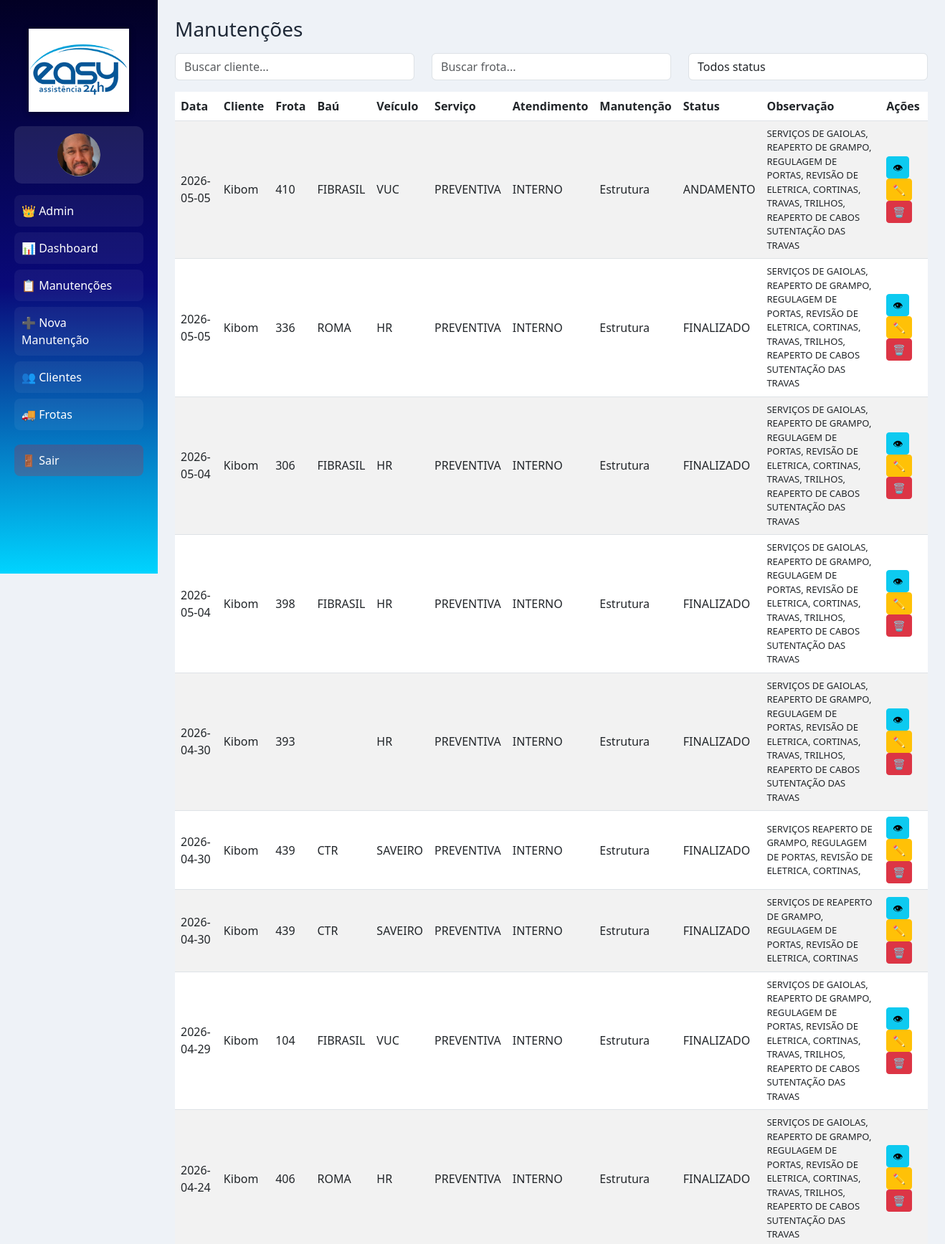
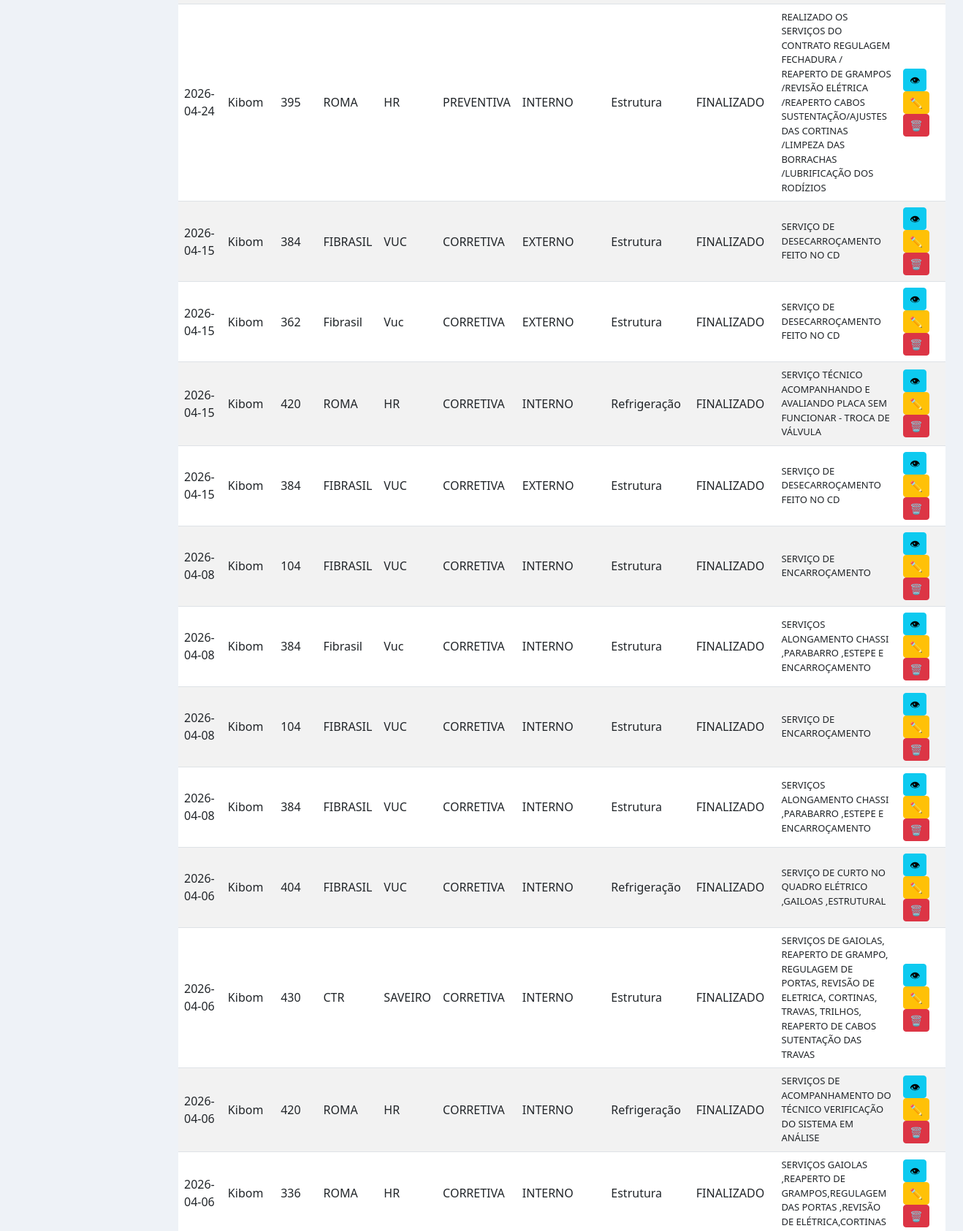
/manutencoes/lista (signed in, upper part), run on the app's committed database (2 pictures, top to bottom).
### models/manutencao.py (models this page shows)
class Manutencao(db.Model):
    __tablename__ = "manutencoes"
    id = db.Column(db.Integer, primary_key=True, autoincrement=True)
    data = db.Column(db.Date)
    numero_frota = db.Column(db.String)
    bau = db.Column(db.String)
    tipo_veiculo = db.Column(db.String)
    tipo_servico = db.Column(db.String)
    tipo_atendimento = db.Column(db.String)
    tipo_manutencao = db.Column(db.String)
    status = db.Column(db.String)
    observacao = db.Column(db.String)
    cliente = db.Column(db.String)
    os = db.Column(db.String(50))

### routes/manutencoes.py (the view)
@manutencao_bp.route("/lista")
def lista():
    if not session.get("user_id"):
        return redirect("/login")
    registros = Manutencao.query.order_by(
        Manutencao.data.desc().nullslast()
    ).all()
    return render_template(
        "manutencoes/lista.html",
        registros=registros
    )

### templates/manutencoes/lista.html (shortened to what this page needs)
{% extends "base.html" %}
{% block content %}
<h3 class="mb-3">Manutenções</h3>
<div class="row mb-3">
  <div class="col-md-4">
    <input type="text" id="filtroCliente" class="form-control" placeholder="Buscar cliente...">
  </div>
  <div class="col-md-4">
    <input type="text" id="filtroFrota" class="form-control" placeholder="Buscar frota...">
  </div>
  <div class="col-md-4">
    <select id="filtroStatus" class="form-control">
      <option value="">Todos status</option>
    </select>
  </div>
</div>
<table class="table table-striped table-hover" id="tabelaManutencoes">
  <thead>
    <tr>
      <th>Data</th>
      <th>Cliente</th>
      <th>Frota</th>
      <th>Baú</th>
      <th>Veículo</th>
      <th>Serviço</th>
      <th>Atendimento</th>
      <th>Manutenção</th>
      <th>Status</th>
      <th>Observação</th>
      <th>Ações</th>
    </tr>
  </thead>
  <tbody>
    {% for m in registros %}
    <tr>
      <td>{{ m.data }}</td>
      <td>{{ m.cliente }}</td>
      <td>{{ m.numero_frota }}</td>
      <td>{{ m.bau }}</td>
      <td>{{ m.tipo_veiculo }}</td>
      <td>{{ m.tipo_servico }}</td>
      <td>{{ m.tipo_atendimento }}</td>
      <td>{{ m.tipo_manutencao }}</td>
      <td>{{ m.status }}</td>
      <td style="max-width:250px;">
        {{ m.observacao }}
      </td>
      <td>
        <button
          class="btn btn-info btn-sm"
          onclick="abrirModal(
            '{{ m.cliente }}',
            '{{ m.numero_frota }}',
            '{{ m.tipo_servico }}',
            '{{ m.status }}',
            `{{ m.observacao }}`
          )">
          👁
        </button>
        <a href="/manutencoes/editar/{{ m.id }}" class="btn btn-warning btn-sm">
          ✏️
        </a>
        <a href="/manutencoes/excluir/{{ m.id }}" class="btn btn-danger btn-sm">
          🗑️
        </a>
      </td>
    </tr>
    {% endfor %}
  </tbody>
</table>
{% endblock %}

### static/css/style.css (style rules this page uses)
:root { --gradient-start: #020024; --gradient-mid: #090979; --gradient-end: #00d4ff; --primary: #1e3a8a; --secondary: #3b82f6; --bg: #eef2f7; --card: #ffffff; --text: #1f2937; --muted: #6b7280; --border: #d1d5db; }
body { background: var(--bg); font-family: 'Segoe UI', sans-serif; color: var(--text); }
td { vertical-align: middle; }
td:nth-child(10) { max-width: 300px; white-space: normal; font-size: 13px; }
:root { --xodo-azul: #5AA0C8; --xodo-roxo: #5A3D9A; --xodo-azul-forte: #2F80ED; }

### data on the page
Manutencao: data "2026-05-05", cliente "Kibom", numero_frota "410", bau "FIBRASIL", tipo_veiculo "VUC", tipo_servico "PREVENTIVA", tipo_atendimento "INTERNO", tipo_manutencao "Estrutura", status "ANDAMENTO", observacao "SERVIÇOS DE GAIOLAS, REAPERTO DE GRAMPO, REGULAGEM DE PORTAS, REVISÃO DE ELETRICA, CORTINAS, TRAVAS, TRILHOS, REAPERTO DE CABOS SUTENTAÇÃO DAS TRAVAS"
Manutencao: data "2026-05-05", cliente "Kibom", numero_frota "336", bau "ROMA", tipo_veiculo "HR", tipo_servico "PREVENTIVA", tipo_atendimento "INTERNO", tipo_manutencao "Estrutura", status "FINALIZADO", observacao "SERVIÇOS DE GAIOLAS, REAPERTO DE GRAMPO, REGULAGEM DE PORTAS, REVISÃO DE ELETRICA, CORTINAS, TRAVAS, TRILHOS, REAPERTO DE CABOS SUTENTAÇÃO DAS TRAVAS"
Manutencao: data "2026-05-04", cliente "Kibom", numero_frota "306", bau "FIBRASIL", tipo_veiculo "HR", tipo_servico "PREVENTIVA", tipo_atendimento "INTERNO", tipo_manutencao "Estrutura", status "FINALIZADO", observacao "SERVIÇOS DE GAIOLAS, REAPERTO DE GRAMPO, REGULAGEM DE PORTAS, REVISÃO DE ELETRICA, CORTINAS, TRAVAS, TRILHOS, REAPERTO DE CABOS SUTENTAÇÃO DAS TRAVAS"
Manutencao: data "2026-05-04", cliente "Kibom", numero_frota "398", bau "FIBRASIL", tipo_veiculo "HR", tipo_servico "PREVENTIVA", tipo_atendimento "INTERNO", tipo_manutencao "Estrutura", status "FINALIZADO", observacao "SERVIÇOS DE GAIOLAS, REAPERTO DE GRAMPO, REGULAGEM DE PORTAS, REVISÃO DE ELETRICA, CORTINAS, TRAVAS, TRILHOS, REAPERTO DE CABOS SUTENTAÇÃO DAS TRAVAS"
Manutencao: data "2026-04-30", cliente "Kibom", numero_frota "393", tipo_veiculo "HR", tipo_servico "PREVENTIVA", tipo_atendimento "INTERNO", tipo_manutencao "Estrutura", status "FINALIZADO", observacao "SERVIÇOS DE GAIOLAS, REAPERTO DE GRAMPO, REGULAGEM DE PORTAS, REVISÃO DE ELETRICA, CORTINAS, TRAVAS, TRILHOS, REAPERTO DE CABOS SUTENTAÇÃO DAS TRAVAS"
Manutencao: data "2026-04-30", cliente "Kibom", numero_frota "439", bau "CTR", tipo_veiculo "SAVEIRO", tipo_servico "PREVENTIVA", tipo_atendimento "INTERNO", tipo_manutencao "Estrutura", status "FINALIZADO", observacao "SERVIÇOS REAPERTO DE GRAMPO, REGULAGEM DE PORTAS, REVISÃO DE ELETRICA, CORTINAS,"
Manutencao: data "2026-04-30", cliente "Kibom", numero_frota "439", bau "CTR", tipo_veiculo "SAVEIRO", tipo_servico "PREVENTIVA", tipo_atendimento "INTERNO", tipo_manutencao "Estrutura", status "FINALIZADO", observacao "SERVIÇOS DE REAPERTO DE GRAMPO, REGULAGEM DE PORTAS, REVISÃO DE ELETRICA, CORTINAS"
Manutencao: data "2026-04-29", cliente "Kibom", numero_frota "104", bau "FIBRASIL", tipo_veiculo "VUC", tipo_servico "PREVENTIVA", tipo_atendimento "INTERNO", tipo_manutencao "Estrutura", status "FINALIZADO", observacao "SERVIÇOS DE GAIOLAS, REAPERTO DE GRAMPO, REGULAGEM DE PORTAS, REVISÃO DE ELETRICA, CORTINAS, TRAVAS, TRILHOS, REAPERTO DE CABOS SUTENTAÇÃO DAS TRAVAS"
Manutencao: data "2026-04-24", cliente "Kibom", numero_frota "406", bau "ROMA", tipo_veiculo "HR", tipo_servico "PREVENTIVA", tipo_atendimento "INTERNO", tipo_manutencao "Estrutura", status "FINALIZADO", observacao "SERVIÇOS DE GAIOLAS, REAPERTO DE GRAMPO, REGULAGEM DE PORTAS, REVISÃO DE ELETRICA, CORTINAS, TRAVAS, TRILHOS, REAPERTO DE CABOS SUTENTAÇÃO DAS TRAVAS"
Manutencao: data "2026-04-24", cliente "Kibom", numero_frota "395", bau "ROMA", tipo_veiculo "HR", tipo_servico "PREVENTIVA", tipo_atendimento "INTERNO", tipo_manutencao "Estrutura", status "FINALIZADO", observacao "REALIZADO OS SERVIÇOS DO CONTRATO REGULAGEM FECHADURA / REAPERTO DE GRAMPOS /REVISÃO ELÉTRICA /REAPERTO CABOS SUSTENTAÇÃO/AJUSTES DAS CORTINAS /LIMPEZA DAS BORRACHAS /LUBRIFICAÇÃO DOS RODÍZIOS"
Manutencao: data "2026-04-15", cliente "Kibom", numero_frota "384", bau "FIBRASIL", tipo_veiculo "VUC", tipo_servico "CORRETIVA", tipo_atendimento "EXTERNO", tipo_manutencao "Estrutura", status "FINALIZADO", observacao "SERVIÇO DE DESECARROÇAMENTO FEITO NO CD"
Manutencao: data "2026-04-15", cliente "Kibom", numero_frota "362", bau "Fibrasil", tipo_veiculo "Vuc", tipo_servico "CORRETIVA", tipo_atendimento "EXTERNO", tipo_manutencao "Estrutura", status "FINALIZADO", observacao "SERVIÇO DE DESECARROÇAMENTO FEITO NO CD"
Manutencao: data "2026-04-15", cliente "Kibom", numero_frota "420", bau "ROMA", tipo_veiculo "HR", tipo_servico "CORRETIVA", tipo_atendimento "INTERNO", tipo_manutencao "Refrigeração", status "FINALIZADO", observacao "SERVIÇO TÉCNICO ACOMPANHANDO E AVALIANDO PLACA SEM FUNCIONAR - TROCA DE VÁLVULA"
Manutencao: data "2026-04-15", cliente "Kibom", numero_frota "384", bau "FIBRASIL", tipo_veiculo "VUC", tipo_servico "CORRETIVA", tipo_atendimento "EXTERNO", tipo_manutencao "Estrutura", status "FINALIZADO", observacao "SERVIÇO DE DESECARROÇAMENTO FEITO NO CD"
Manutencao: data "2026-04-08", cliente "Kibom", numero_frota "104", bau "FIBRASIL", tipo_veiculo "VUC", tipo_servico "CORRETIVA", tipo_atendimento "INTERNO", tipo_manutencao "Estrutura", status "FINALIZADO", observacao "SERVIÇO DE ENCARROÇAMENTO"
Manutencao: data "2026-04-08", cliente "Kibom", numero_frota "384", bau "Fibrasil", tipo_veiculo "Vuc", tipo_servico "CORRETIVA", tipo_atendimento "INTERNO", tipo_manutencao "Estrutura", status "FINALIZADO", observacao "SERVIÇOS ALONGAMENTO CHASSI ,PARABARRO ,ESTEPE E ENCARROÇAMENTO"
Manutencao: data "2026-04-08", cliente "Kibom", numero_frota "104", bau "FIBRASIL", tipo_veiculo "VUC", tipo_servico "CORRETIVA", tipo_atendimento "INTERNO", tipo_manutencao "Estrutura", status "FINALIZADO", observacao "SERVIÇO DE ENCARROÇAMENTO"
Manutencao: data "2026-04-08", cliente "Kibom", numero_frota "384", bau "FIBRASIL", tipo_veiculo "VUC", tipo_servico "CORRETIVA", tipo_atendimento "INTERNO", tipo_manutencao "Estrutura", status "FINALIZADO", observacao "SERVIÇOS ALONGAMENTO CHASSI ,PARABARRO ,ESTEPE E ENCARROÇAMENTO"
Manutencao: data "2026-04-06", cliente "Kibom", numero_frota "404", bau "FIBRASIL", tipo_veiculo "VUC", tipo_servico "CORRETIVA", tipo_atendimento "INTERNO", tipo_manutencao "Refrigeração", status "FINALIZADO", observacao "SERVIÇO DE CURTO NO QUADRO ELÉTRICO ,GAILOAS ,ESTRUTURAL"
Manutencao: data "2026-04-06", cliente "Kibom", numero_frota "430", bau "CTR", tipo_veiculo "SAVEIRO", tipo_servico "CORRETIVA", tipo_atendimento "INTERNO", tipo_manutencao "Estrutura", status "FINALIZADO", observacao "SERVIÇOS DE GAIOLAS, REAPERTO DE GRAMPO, REGULAGEM DE PORTAS, REVISÃO DE ELETRICA, CORTINAS, TRAVAS, TRILHOS, REAPERTO DE CABOS SUTENTAÇÃO DAS TRAVAS"
Manutencao: data "2026-04-06", cliente "Kibom", numero_frota "420", bau "ROMA", tipo_veiculo "HR", tipo_servico "CORRETIVA", tipo_atendimento "INTERNO", tipo_manutencao "Refrigeração", status "FINALIZADO", observacao "SERVIÇOS DE ACOMPANHAMENTO DO TÉCNICO VERIFICAÇÃO DO SISTEMA EM ANÁLISE"
Manutencao: data "2026-04-06", cliente "Kibom", numero_frota "336", bau "ROMA", tipo_veiculo "HR", tipo_servico "CORRETIVA", tipo_atendimento "INTERNO", tipo_manutencao "Estrutura", status "FINALIZADO", observacao "SERVIÇOS GAIOLAS ,REAPERTO DE GRAMPOS,REGULAGEM DAS PORTAS ,REVISÃO DE ELÉTRICA,CORTINAS"
